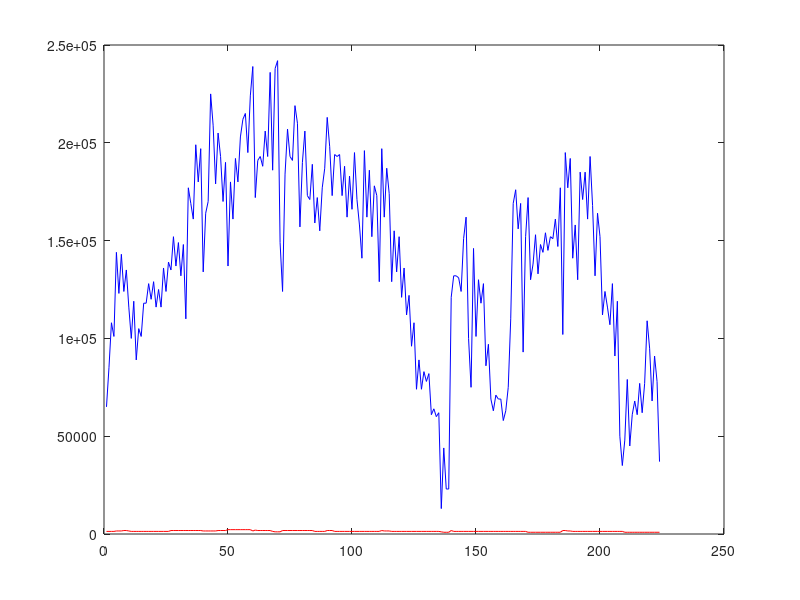
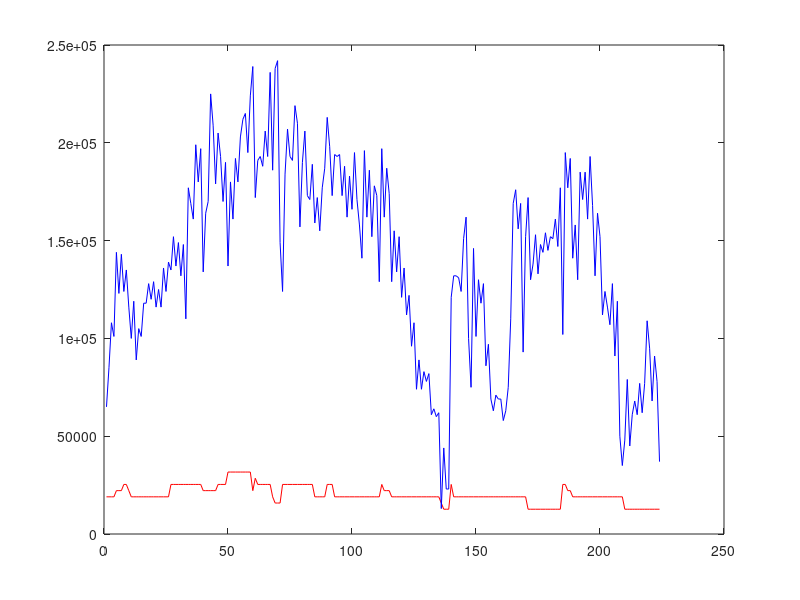
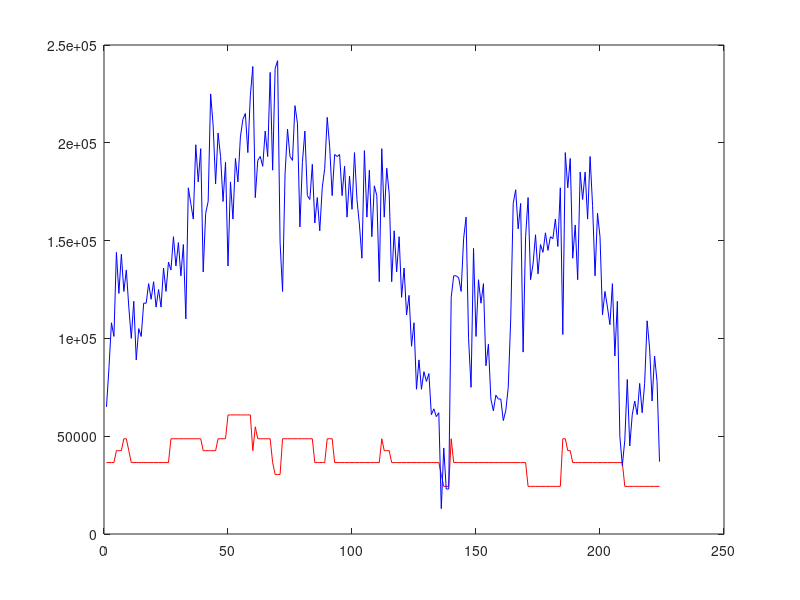
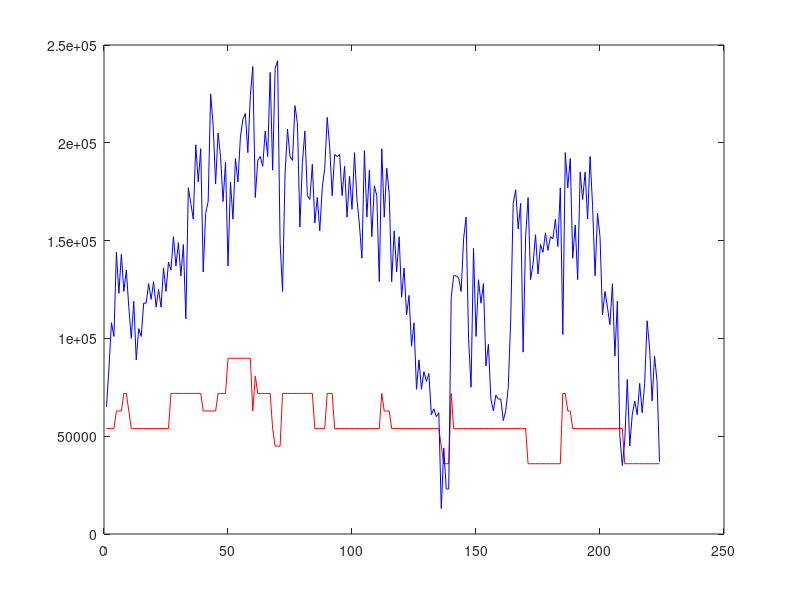

Here is the MATLAB script that generated these plots, in order:
clear
close all
clc

load data;
tao=1.2;
t_safe=3;
Vmax=60;

for a=0:0.1:1
    lan=log(a+tao);
    b=a^(1/2)+a^(-1/2);
    Qsdc=3600/t_safe;
    Qnosdc=(Vmax*0.85)/(1/lan+Vmax*tao/3600);
    Q=a*Qsdc+(1-a)*Qnosdc;
    D=24*Q*All_num;
    figure;plot(D,'r');hold on;plot(Aver_daily_n,'b')
end